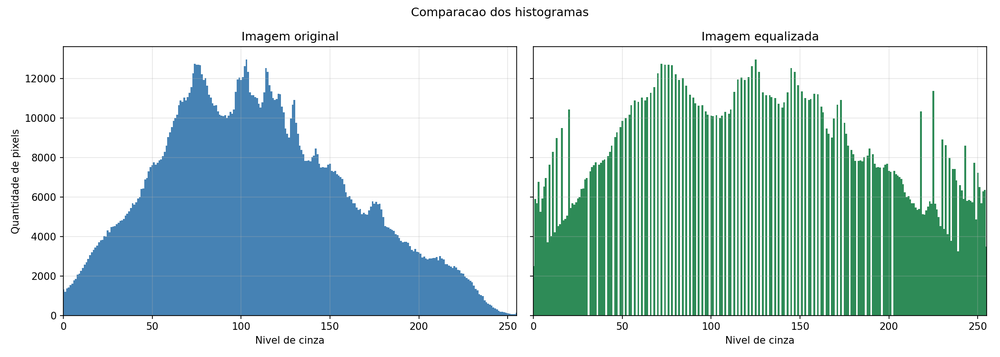
#> input picture results/comparacao_histogramas.png, 1000 x 357 px, shrunk from 2100 x 750 before the run
$ python Trabalho4.py results/comparacao_histogramas.png
#> lines starting #> are read from the running program, lines starting #| are printed output that depends on the picture
"""
Equalização de histograma em imagens PNG em escala de cinza.

Implementação baseada em:
1 - Montagem do histograma
2 - Histograma normalizado
3 - Cálculo da frequência acumulada
4 - Criação da LUT
5 - Transformação da imagem

Execute:
python Trabalho4.py testes/images.png
"""


import argparse
import os
from PIL import Image
import matplotlib.pyplot as plt


MAX_PIXEL = 255


# Carrega a imagem, converte para escala de cinza
# e transforma os pixels em lista.
def ler_imagem(caminho):

    imagem = Image.open(caminho).convert("L")

    largura, altura = imagem.size

    pixels = list(imagem.getdata())

    return largura, altura, pixels


# Calcula o histograma da imagem.
# Cada posição representa um nível de cinza.
def calcular_histograma(imagem):

    largura, altura, pixels = imagem

    histograma = [0] * 256


    for pixel in pixels:

        histograma[pixel] += 1


    return histograma


# Normaliza o histograma:
# p(rk) = nk / n
def normalizar_histograma(histograma, total_pixels):

    normalizado = []


    for quantidade in histograma:

        probabilidade = quantidade / total_pixels

        normalizado.append(probabilidade)


    return normalizado


# Calcula a frequência acumulada (CDF)
def calcular_cdf(histograma_normalizado):

    cdf = []

    soma = 0


    for valor in histograma_normalizado:

        soma += valor

        cdf.append(soma)


    return cdf


# Cria a tabela LUT
# T(rk) = (L-1) * CDF
def criar_lut(cdf):

    lut = []


    for valor in cdf:

        novo_valor = round(MAX_PIXEL * valor)

        lut.append(novo_valor)


    return lut


# Aplica a LUT em cada pixel da imagem
def aplicar_lut(imagem, lut):

    largura, altura, pixels = imagem


    novos_pixels = []


    for pixel in pixels:

        novos_pixels.append(
            lut[pixel]
        )


    return largura, altura, novos_pixels


# Salva a imagem resultante
def salvar_imagem(imagem, caminho):

    largura, altura, pixels = imagem


    imagem_saida = Image.new(
        "L",
        (largura, altura)
    )


    imagem_saida.putdata(pixels)

    imagem_saida.save(caminho)


# Salva os histogramas original e equalizado em um unico grafico.
def salvar_grafico_comparativo(histograma_original, histograma_equalizado, caminho):

    niveis = range(MAX_PIXEL + 1)

    figura, eixos = plt.subplots(1, 2, figsize=(14, 5), sharey=True)

    eixos[0].bar(niveis, histograma_original, color="steelblue", width=1)
    eixos[0].set_title("Imagem original")
    eixos[0].set_xlabel("Nivel de cinza")
    eixos[0].set_ylabel("Quantidade de pixels")

    eixos[1].bar(niveis, histograma_equalizado, color="seagreen", width=1)
    eixos[1].set_title("Imagem equalizada")
    eixos[1].set_xlabel("Nivel de cinza")

    for eixo in eixos:
        eixo.set_xlim(0, MAX_PIXEL)
        eixo.grid(True, alpha=0.3)

    figura.suptitle("Comparacao dos histogramas")
    figura.tight_layout()
    figura.savefig(caminho, dpi=150)
    plt.close(figura)
    plt.close()


# Mostra a matriz de pixels
def imprimir(imagem):

    largura, altura, pixels = imagem


    print(
        f"\nImagem {largura}x{altura}:"
    )


    for inicio in range(
        0,
        largura * altura,
        largura
    ):

        print(
            *pixels[inicio:inicio+largura]
        )


def main():

    parser = argparse.ArgumentParser(
        description="Equalização de histograma"
    )


    parser.add_argument(
        "imagem",
        help="Imagem PNG de entrada"
    )


    argumentos = parser.parse_args()


    try:

        imagem = ler_imagem(
            argumentos.imagem
        )
#> in ler_imagem, `imagem = Image.open(caminho).convert("L")`:
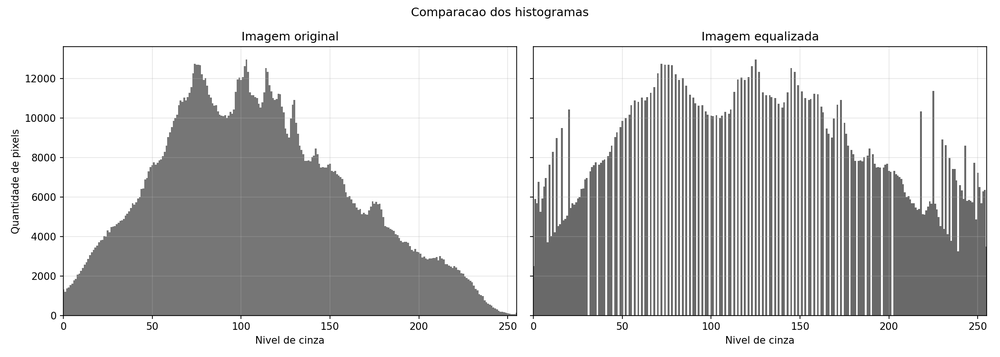
#> imagem: PIL image 1000x357 L; min 0, max 255, mean 206.4
#> in ler_imagem, `pixels = list(imagem.getdata())`: pixels = 357000 items


        largura, altura, pixels = imagem
#> largura = 1000; altura = 357; pixels = 357000 items


        # 1 - Histograma
        histograma = calcular_histograma(
            imagem
        )
#> in calcular_histograma, `largura, altura, pixels = imagem`: largura = 1000; altura = 357; pixels = 357000 items
#> after the loop in calcular_histograma, `for pixel in pixels:`: histograma = 256 values, max 202236 at index 255, min 1 at index 1, mean 1394.5


        # 2 - Histograma normalizado
        hist_normalizado = normalizar_histograma(
            histograma,
            largura * altura
        )
#> the loop in normalizar_histograma, `for quantidade in histograma: ` made 256 passes
#> (quantidade, probabilidade) on passes 1, 3, 4: (11, 3.08e-05), (5, 1.4e-05), (2, 5.6e-06)
#> after the loop in normalizar_histograma, `for quantidade in histograma:`: normalizado = 256 values, max 0.566 at index 255, min 2.8e-06 at index 1, mean 0.00391
#> hist_normalizado has the same summary as normalizado in normalizar_histograma


        # 3 - Frequência acumulada
        cdf = calcular_cdf(
            hist_normalizado
        )
#> the loop in calcular_cdf, `for valor in histograma_normalizado: ` made 256 passes
#> (valor, soma) on passes 2 to 4: (2.8e-06, 3.36e-05), (1.4e-05, 4.76e-05), (5.6e-06, 5.32e-05)
#> after the loop in calcular_cdf, `for valor in histograma_normalizado:`: cdf = 256 values from 3.08e-05 to 1; soma = 1
#> cdf = 256 values from 3.08e-05 to 1


        # 4 - LUT
        lut = criar_lut(
            cdf
        )
#> the loop in criar_lut, `for valor in cdf: ` made 256 passes
#> (valor, novo_valor) on passes 1 to 3: (3.08e-05, 0), (3.36e-05, 0), (4.76e-05, 0)
#> after the loop in criar_lut, `for valor in cdf:`: lut = 256 values from 0 to 255
#> lut = 256 values from 0 to 255


        # 5 - Transformação da imagem
        resultado = aplicar_lut(
            imagem,
            lut
        )
#> in aplicar_lut, `largura, altura, pixels = imagem`: largura = 1000; altura = 357; pixels = 357000 items

        os.makedirs("results", exist_ok=True)

        histograma_equalizado = calcular_histograma(
            resultado
        )
#> histograma_equalizado = 256 values, max 202236 at index 255, min 0 at index 17, mean 1394.5

        salvar_grafico_comparativo(
            histograma,
            histograma_equalizado,
            "results/comparacao_histogramas.png"
        )
#> in salvar_grafico_comparativo, `figura.savefig(caminho, dpi=150)`:
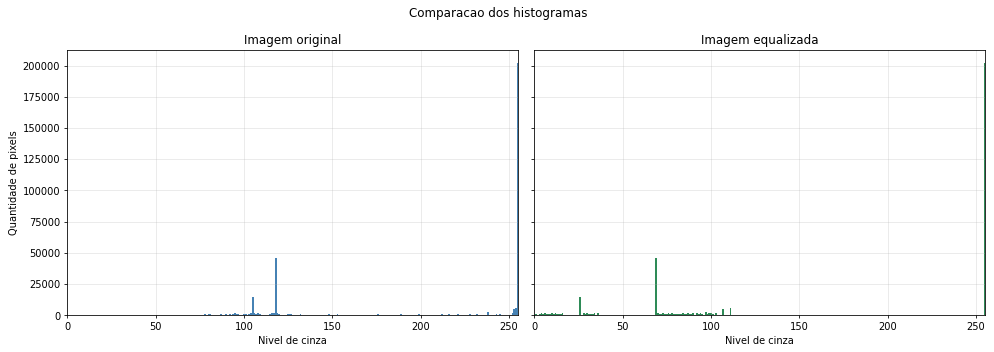
#> figure drawn by matplotlib, 2 panels; panel 1: tallest bar 202236 high, from x = 254.5 to 255.5


        salvar_imagem(
            resultado,
            "results/imagem_equalizada.png"
        )
#> in salvar_imagem, `largura, altura, pixels = imagem`: largura = 1000; altura = 357; pixels = 357000 items
#> in salvar_imagem, `imagem_saida = Image.new( "L", (largura, altura) )`: imagem_saida: PIL image 1000x357 L; every value is 0
#> in salvar_imagem, `imagem_saida.putdata(pixels)`:
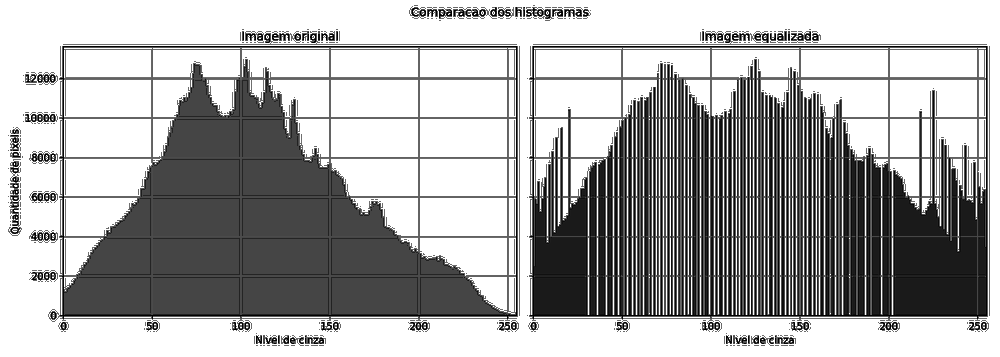
#> imagem_saida: PIL image 1000x357 L; min 0, max 255, mean 170.9


        print(
            "\nEqualização concluída!"
        )


    except OSError as erro:

        parser.error(
            str(erro)
        )


if __name__ == "__main__":
    main()
